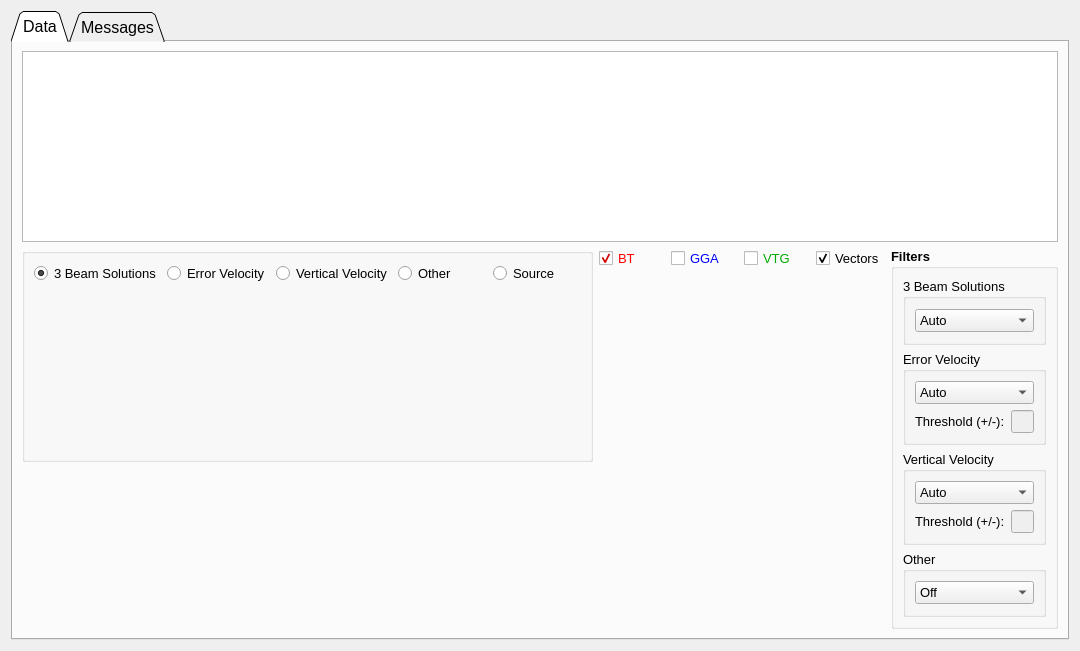
      <widget class="QWidget" name="tab_bt">
       <attribute name="title">
        <string>BT</string>
       </attribute>
       <layout class="QGridLayout" name="gridLayout_33">
        <item row="0" column="0">
         <widget class="QTabWidget" name="tab_bt_2">
          <property name="font">
           <font>
            <pointsize>12</pointsize>
           </font>
          </property>
          <property name="tabShape">
           <enum>QTabWidget::Triangular</enum>
          </property>
          <property name="currentIndex">
           <number>0</number>
          </property>
          <widget class="QWidget" name="tab_bt_2_data">
           <attribute name="title">
            <string>Data</string>
           </attribute>
           <layout class="QGridLayout" name="gridLayout_26">
            <item row="0" column="0">
             <layout class="QVBoxLayout" name="verticalLayout_18" stretch="2,4">
              <item>
               <widget class="QTableWidget" name="table_bt">
                <property name="font">
                 <font>
                  <pointsize>10</pointsize>
                 </font>
                </property>
               </widget>
              </item>
              <item>
               <layout class="QHBoxLayout" name="horizontalLayout_22" stretch="6,3,1">
                <item>
                 <layout class="QVBoxLayout" name="verticalLayout_17" stretch="4,3">
                  <item>
                   <widget class="QGroupBox" name="gb_bt_radio">
                    <property name="title">
                     <string/>
                    </property>
                    <layout class="QVBoxLayout" name="verticalLayout_16" stretch="1,4">
                     <item>
                      <layout class="QHBoxLayout" name="horizontalLayout_21">
                       <item>
                        <widget class="QRadioButton" name="rb_bt_beam">
                         <property name="font">
                          <font>
                           <pointsize>10</pointsize>
                          </font>
                         </property>
                         <property name="text">
                          <string>3 Beam Solutions</string>
                         </property>
                         <property name="checked">
                          <bool>true</bool>
                         </property>
                        </widget>
                       </item>
                       <item>
                        <widget class="QRadioButton" name="rb_bt_error">
                         <property name="font">
                          <font>
                           <pointsize>10</pointsize>
                          </font>
                         </property>
                         <property name="text">
                          <string>Error Velocity</string>
                         </property>
                        </widget>
                       </item>
                       <item>
                        <widget class="QRadioButton" name="rb_bt_vert">
                         <property name="font">
                          <font>
                           <pointsize>10</pointsize>
                          </font>
                         </property>
                         <property name="text">
                          <string>Vertical Velocity</string>
                         </property>
                        </widget>
                       </item>
                       <item>
                        <widget class="QRadioButton" name="rb_bt_other">
                         <property name="font">
                          <font>
                           <pointsize>10</pointsize>
                          </font>
                         </property>
                         <property name="text">
                          <string>Other</string>
                         </property>
                        </widget>
                       </item>
                       <item>
                        <widget class="QRadioButton" name="rb_bt_source">
                         <property name="font">
                          <font>
                           <pointsize>10</pointsize>
                          </font>
                         </property>
                         <property name="text">
                          <string>Source</string>
                         </property>
                        </widget>
                       </item>
                      </layout>
                     </item>
                     <item>
                      <widget class="QWidget" name="graph_bt_top" native="true"/>
                     </item>
                    </layout>
                   </widget>
                  </item>
                  <item>
                   <widget class="QWidget" name="graph_bt_bottom" native="true"/>
                  </item>
                 </layout>
                </item>
                <item>
                 <layout class="QVBoxLayout" name="verticalLayout_20" stretch="1,8">
                  <item>
                   <layout class="QHBoxLayout" name="horizontalLayout_30">
                    <item>
                     <widget class="QCheckBox" name="cb_bt_bt">
                      <property name="palette">
                       <palette>
                        <active>
                         <colorrole role="WindowText">
                          <brush brushstyle="SolidPattern">
                           <color alpha="255">
                            <red>255</red>
                            <green>0</green>
                            <blue>0</blue>
                           </color>
                          </brush>
                         </colorrole>
                         <colorrole role="Text">
                          <brush brushstyle="SolidPattern">
                           <color alpha="255">
                            <red>255</red>
                            <green>0</green>
                            <blue>0</blue>
                           </color>
                          </brush>
                         </colorrole>
                        </active>
                        <inactive>
                         <colorrole role="WindowText">
                          <brush brushstyle="SolidPattern">
                           <color alpha="255">
                            <red>255</red>
                            <green>0</green>
                            <blue>0</blue>
                           </color>
                          </brush>
                         </colorrole>
                         <colorrole role="Text">
                          <brush brushstyle="SolidPattern">
                           <color alpha="255">
                            <red>255</red>
                            <green>0</green>
                            <blue>0</blue>
                           </color>
                          </brush>
                         </colorrole>
                        </inactive>
                        <disabled>
                         <colorrole role="WindowText">
                          <brush brushstyle="SolidPattern">
                           <color alpha="255">
                            <red>120</red>
                            <green>120</green>
                            <blue>120</blue>
                           </color>
                          </brush>
                         </colorrole>
                         <colorrole role="Text">
                          <brush brushstyle="SolidPattern">
                           <color alpha="255">
                            <red>120</red>
                            <green>120</green>
                            <blue>120</blue>
                           </color>
                          </brush>
                         </colorrole>
                        </disabled>
                       </palette>
                      </property>
                      <property name="font">
                       <font>
                        <pointsize>10</pointsize>
                       </font>
                      </property>
                      <property name="text">
                       <string>BT</string>
                      </property>
                      <property name="checked">
                       <bool>true</bool>
                      </property>
                     </widget>
                    </item>
                    <item>
                     <widget class="QCheckBox" name="cb_bt_gga">
                      <property name="palette">
                       <palette>
                        <active>
                         <colorrole role="WindowText">
                          <brush brushstyle="SolidPattern">
                           <color alpha="255">
                            <red>0</red>
                            <green>0</green>
                            <blue>255</blue>
                           </color>
                          </brush>
                         </colorrole>
                        </active>
                        <inactive>
                         <colorrole role="WindowText">
                          <brush brushstyle="SolidPattern">
                           <color alpha="255">
                            <red>0</red>
                            <green>0</green>
                            <blue>255</blue>
                           </color>
                          </brush>
                         </colorrole>
                        </inactive>
                        <disabled>
                         <colorrole role="WindowText">
                          <brush brushstyle="SolidPattern">
                           <color alpha="255">
                            <red>120</red>
                            <green>120</green>
                            <blue>120</blue>
                           </color>
                          </brush>
                         </colorrole>
                        </disabled>
                       </palette>
                      </property>
                      <property name="font">
                       <font>
                        <pointsize>10</pointsize>
                       </font>
                      </property>
                      <property name="text">
                       <string>GGA</string>
                      </property>
                     </widget>
                    </item>
                    <item>
                     <widget class="QCheckBox" name="cb_bt_vtg">
                      <property name="palette">
                       <palette>
                        <active>
                         <colorrole role="WindowText">
                          <brush brushstyle="SolidPattern">
                           <color alpha="255">
                            <red>0</red>
                            <green>170</green>
                            <blue>0</blue>
                           </color>
                          </brush>
                         </colorrole>
                        </active>
                        <inactive>
                         <colorrole role="WindowText">
                          <brush brushstyle="SolidPattern">
                           <color alpha="255">
                            <red>0</red>
                            <green>170</green>
                            <blue>0</blue>
                           </color>
                          </brush>
                         </colorrole>
                        </inactive>
                        <disabled>
                         <colorrole role="WindowText">
                          <brush brushstyle="SolidPattern">
                           <color alpha="255">
                            <red>120</red>
                            <green>120</green>
                            <blue>120</blue>
                           </color>
                          </brush>
                         </colorrole>
                        </disabled>
                       </palette>
                      </property>
                      <property name="font">
                       <font>
                        <pointsize>10</pointsize>
                       </font>
                      </property>
                      <property name="text">
                       <string>VTG</string>
                      </property>
                     </widget>
                    </item>
                    <item>
                     <widget class="QCheckBox" name="cb_bt_vectors">
                      <property name="font">
                       <font>
                        <pointsize>10</pointsize>
                       </font>
                      </property>
                      <property name="text">
                       <string>Vectors</string>
                      </property>
                      <property name="checked">
                       <bool>true</bool>
                      </property>
                     </widget>
                    </item>
                   </layout>
                  </item>
                  <item>
                   <widget class="QWidget" name="graph_bt_st" native="true"/>
                  </item>
                 </layout>
                </item>
                <item>
                 <widget class="QGroupBox" name="gb_bt_filters">
                  <property name="font">
                   <font>
                    <pointsize>10</pointsize>
                    <weight>75</weight>
                    <bold>true</bold>
                   </font>
                  </property>
                  <property name="title">
                   <string>Filters</string>
                  </property>
                  <layout class="QVBoxLayout" name="verticalLayout_15" stretch="0,0,0,0">
                   <item>
                    <widget class="QGroupBox" name="gb_bt_3beam">
                     <property name="font">
                      <font>
                       <pointsize>10</pointsize>
                       <weight>50</weight>
                       <bold>false</bold>
                      </font>
                     </property>
                     <property name="title">
                      <string>3 Beam Solutions</string>
                     </property>
                     <layout class="QVBoxLayout" name="verticalLayout_21">
                      <item>
                       <widget class="QComboBox" name="combo_bt_3beam">
                        <item>
                         <property name="text">
                          <string>Auto</string>
                         </property>
                        </item>
                        <item>
                         <property name="text">
                          <string>Allow</string>
                         </property>
                        </item>
                        <item>
                         <property name="text">
                          <string>4-Beam Only</string>
                         </property>
                        </item>
                       </widget>
                      </item>
                     </layout>
                    </widget>
                   </item>
                   <item>
                    <widget class="QGroupBox" name="gb_bt_error_velocity">
                     <property name="font">
                      <font>
                       <pointsize>10</pointsize>
                       <weight>50</weight>
                       <bold>false</bold>
                      </font>
                     </property>
                     <property name="title">
                      <string>Error Velocity</string>
                     </property>
                     <layout class="QVBoxLayout" name="verticalLayout_22">
                      <item>
                       <widget class="QComboBox" name="combo_bt_error_velocity">
                        <item>
                         <property name="text">
                          <string>Auto</string>
                         </property>
                        </item>
                        <item>
                         <property name="text">
                          <string>Manual</string>
                         </property>
                        </item>
                        <item>
                         <property name="text">
                          <string>Off</string>
                         </property>
                        </item>
                       </widget>
                      </item>
                      <item>
                       <layout class="QHBoxLayout" name="horizontalLayout_29" stretch="2,0">
                        <item>
                         <widget class="QLabel" name="txt_bt_error_velocity">
                          <property name="maximumSize">
                           <size>
                            <width>16777215</width>
                            <height>20</height>
                           </size>
                          </property>
                          <property name="font">
                           <font>
                            <pointsize>10</pointsize>
                            <weight>50</weight>
                            <bold>false</bold>
                           </font>
                          </property>
                          <property name="text">
                           <string>Threshold (+/-):</string>
                          </property>
                          <property name="alignment">
                           <set>Qt::AlignLeading|Qt::AlignLeft|Qt::AlignVCenter</set>
                          </property>
                         </widget>
                        </item>
                        <item>
                         <widget class="QLineEdit" name="ed_bt_error_vel_threshold">
                          <property name="enabled">
                           <bool>false</bool>
                          </property>
                         </widget>
                        </item>
                       </layout>
                      </item>
                     </layout>
                    </widget>
                   </item>
                   <item>
                    <widget class="QGroupBox" name="gb_bt_vertical_velocity">
                     <property name="font">
                      <font>
                       <pointsize>10</pointsize>
                       <weight>50</weight>
                       <bold>false</bold>
                      </font>
                     </property>
                     <property name="title">
                      <string>Vertical Velocity</string>
                     </property>
                     <layout class="QVBoxLayout" name="verticalLayout_23">
                      <item>
                       <widget class="QComboBox" name="combo_bt_vert_velocity">
                        <item>
                         <property name="text">
                          <string>Auto</string>
                         </property>
                        </item>
                        <item>
                         <property name="text">
                          <string>Manual</string>
                         </property>
                        </item>
                        <item>
                         <property name="text">
                          <string>Off</string>
                         </property>
                        </item>
                       </widget>
                      </item>
                      <item>
                       <layout class="QHBoxLayout" name="horizontalLayout_31" stretch="2,0">
                        <item>
                         <widget class="QLabel" name="txt_bt_vert_velocity">
                          <property name="maximumSize">
                           <size>
                            <width>16777215</width>
                            <height>20</height>
                           </size>
                          </property>
                          <property name="font">
                           <font>
                            <pointsize>10</pointsize>
                            <weight>50</weight>
                            <bold>false</bold>
                           </font>
                          </property>
                          <property name="text">
                           <string>Threshold (+/-):</string>
                          </property>
                          <property name="alignment">
                           <set>Qt::AlignLeading|Qt::AlignLeft|Qt::AlignVCenter</set>
                          </property>
                         </widget>
                        </item>
                        <item>
                         <widget class="QLineEdit" name="ed_bt_vert_vel_threshold">
                          <property name="enabled">
                           <bool>false</bool>
                          </property>
                         </widget>
                        </item>
                       </layout>
                      </item>
                     </layout>
                    </widget>
                   </item>
                   <item>
                    <widget class="QGroupBox" name="gb_bt_other">
                     <property name="font">
                      <font>
                       <pointsize>10</pointsize>
                       <weight>50</weight>
                       <bold>false</bold>
                      </font>
                     </property>
                     <property name="title">
                      <string>Other</string>
                     </property>
                     <layout class="QVBoxLayout" name="verticalLayout_24">
                      <item>
                       <widget class="QComboBox" name="combo_bt_other">
                        <item>
                         <property name="text">
                          <string>Off</string>
                         </property>
                        </item>
                        <item>
                         <property name="text">
                          <string>Smooth</string>
                         </property>
                        </item>
                       </widget>
                      </item>
                     </layout>
                    </widget>
                   </item>
                  </layout>
                 </widget>
                </item>
               </layout>
              </item>
             </layout>
            </item>
           </layout>
          </widget>
          <widget class="QWidget" name="tab_bt_2_messages">
           <attribute name="title">
            <string>Messages</string>
           </attribute>
           <layout class="QVBoxLayout" name="verticalLayout_19">
            <item>
             <widget class="QGroupBox" name="box_bt_messages">
              <property name="font">
               <font>
                <pointsize>12</pointsize>
                <weight>75</weight>
                <bold>true</bold>
               </font>
              </property>
              <property name="title">
               <string>Quality Check Messages</string>
              </property>
              <layout class="QHBoxLayout" name="horizontalLayout_23">
               <item>
                <widget class="QPlainTextEdit" name="display_bt_messages">
                 <property name="font">
                  <font>
                   <pointsize>12</pointsize>
                   <weight>50</weight>
                   <bold>false</bold>
                  </font>
                 </property>
                 <property name="readOnly">
                  <bool>true</bool>
                 </property>
                </widget>
               </item>
              </layout>
             </widget>
            </item>
            <item>
             <widget class="QGroupBox" name="box_bt_comments">
              <property name="font">
               <font>
                <pointsize>12</pointsize>
                <weight>75</weight>
                <bold>true</bold>
               </font>
              </property>
              <property name="title">
               <string>Comments</string>
              </property>
              <layout class="QHBoxLayout" name="horizontalLayout_24">
               <item>
                <widget class="QPlainTextEdit" name="display_bt_comments">
                 <property name="font">
                  <font>
                   <pointsize>12</pointsize>
                   <weight>50</weight>
                   <bold>false</bold>
                  </font>
                 </property>
                 <property name="readOnly">
                  <bool>true</bool>
                 </property>
                </widget>
               </item>
              </layout>
             </widget>
            </item>
           </layout>
          </widget>
         </widget>
        </item>
       </layout>
      </widget>
